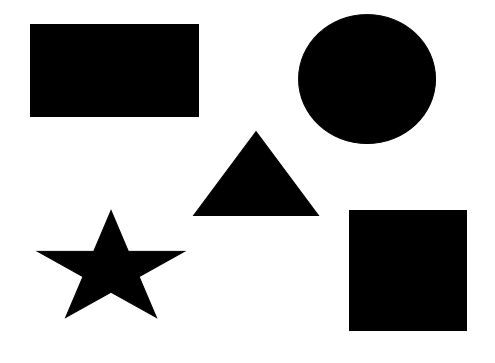
#> input picture shapes.jpg, 495 x 363 px
$ python sorting_contour_by_position.py   (older library calls are emulated)
#> lines starting #> are read from the running program, lines starting #| are printed output that depends on the picture; after the words box and inside, x2 and y2 are one past the last pixel; in counts of white or black regions, pixels touching at a corner belong together
import cv2
import numpy as np
image = cv2.imread('shapes.jpg')
#> image is the input picture: shape (363, 495, 3); min 0, max 255, mean 177.1
cv2.imshow('Input Image',image)
cv2.waitKey(0)

gray = cv2.cvtColor(image,cv2.COLOR_BGR2GRAY)

edged = cv2.Canny(gray,30,200)
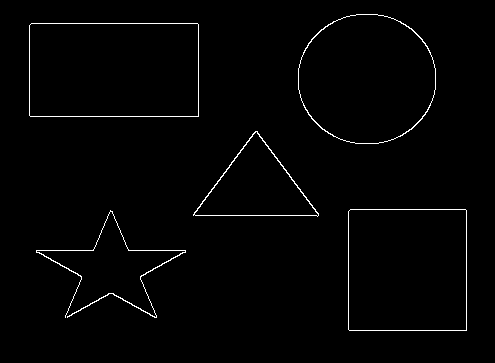
#> edged: shape (363, 495); 1.4% white in thin lines or dots, all inside (x1, y1, x2, y2) = (29, 14, 467, 331)
cv2.imshow('canny Edges',edged)
cv2.waitKey(0)

boolean,contours,hirearchy = cv2.findContours(edged.copy(),cv2.RETR_EXTERNAL, cv2.CHAIN_APPROX_NONE)
#> contours = 5 contours; box (x1, y1, x2, y2) and area: (29, 23, 199, 117) 15714, (348, 209, 467, 331) 14275, (298, 14, 436, 144) 14113, (193, 131, 319, 217) 5412, (36, 210, 186, 318) 101; hirearchy = [[1, -1, -1, -1], [2, 0, -1, -1], [3, 1, -1, -1], [4, 2, -1, -1], [-1, 3, -1, -1]]
cv2.imshow('canny eges after contouring',edged)
cv2.waitKey(0)

original_image = image.copy()
print("no of contours="+str(len(contours)))
#| no of contours=5

def x_cord_contour(contours):
    M=cv2.moments(contours)
    return (int(M['m10']/M['m00']))

def label_contour_center(image,c,i):
    M = cv2.moments(c)
    cx = int(M['m10']/M['m00'])
    cy = int(M['m01']/M['m00'])
    cv2.circle(image,(cx,cy),10,(0,0,255),-1)
    return image

for i,c in enumerate(contours):
    label_contour_center(image,c,i)
#> this loop made 5 passes
#> (cx in label_contour_center, cy in label_contour_center) on passes 1 to 5: (110, 282), (407, 269), (255, 186), (113, 69), (366, 78)
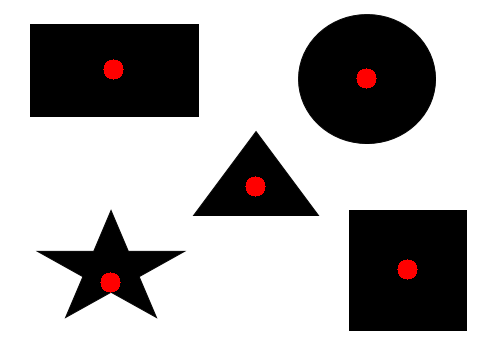
#> image: shape (363, 495, 3); 0.88% of pixels changed, all inside (x1, y1, x2, y2) = (100, 59, 418, 293)

cv2.imshow("contours",image)
cv2.waitKey(0)

contour_left_to_right = sorted(contours,key = x_cord_contour,reverse = False)
#> in x_cord_contour, `M=cv2.moments(contours)`: M = moments, m00 101, centre m10/m00, m01/m00 = (111, 282.7)
#> contour_left_to_right has the same summary as contours

for (i,c) in enumerate(contour_left_to_right):
    cv2.drawContours(original_image,[c],-1,(0,0,255),3)
    M = cv2.moments(c)
    cx = int(M['m10']/M['m00'])
    cy = int(M['m01']/M['m00'])
    cv2.putText(original_image,str(i+1),(cx,cy),cv2.FONT_HERSHEY_SIMPLEX,1,(0,255,0),2)
    cv2.imshow('Left to right contour',original_image)
    cv2.waitKey(0)
    (x,y,w,h) = cv2.boundingRect(c)
    cropped_contour = original_image[y:y+h,x:x+w]
    cv2.imwrite('output_shape_number_'+str(i+1)+'.jpg',cropped_contour)
#> this loop made 5 passes
#> (cx, cy, x, y, w, h) on passes 1 to 5: (110, 282, 36, 210, 150, 108), (113, 69, 29, 23, 170, 94), (255, 186, 193, 131, 126, 86), (366, 78, 298, 14, 138, 130), (407, 269, 348, 209, 119, 122)
#> pass 1, `cv2.imshow('Left to right contour',original_image)`:
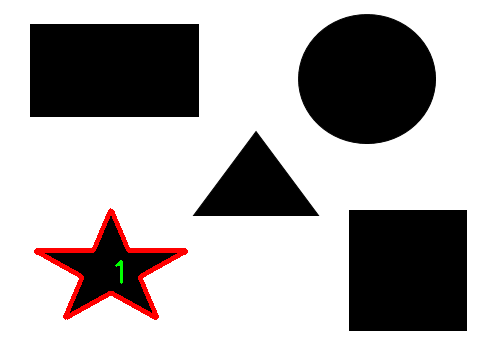
#> window 'Left to right contour': shape (363, 495, 3); mean B, G, R 175.4, 175.5, 178.7
#> pass 1, `cropped_contour = original_image[y:y+h,x:x+w]`:
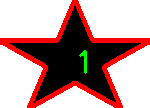
#> cropped_contour: shape (108, 150, 3); mean B, G, R 151.1, 152.4, 187.5
#> pass 2, `cv2.imshow('Left to right contour',original_image)`:
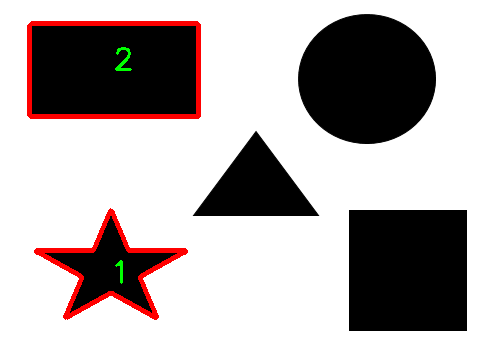
#> window 'Left to right contour': shape (363, 495, 3); mean B, G, R 173.5, 173.9, 180.5
#> pass 2, `cropped_contour = original_image[y:y+h,x:x+w]`:
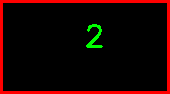
#> cropped_contour: shape (94, 170, 3); mean B, G, R 0, 2.6, 24.7
#> after the loop:
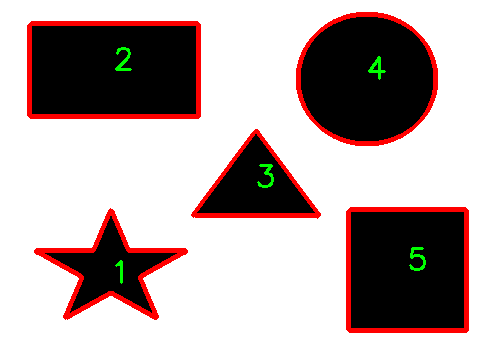
#> original_image: shape (363, 495, 3); 6.35% of pixels changed, all inside (x1, y1, x2, y2) = (27, 12, 469, 333)
